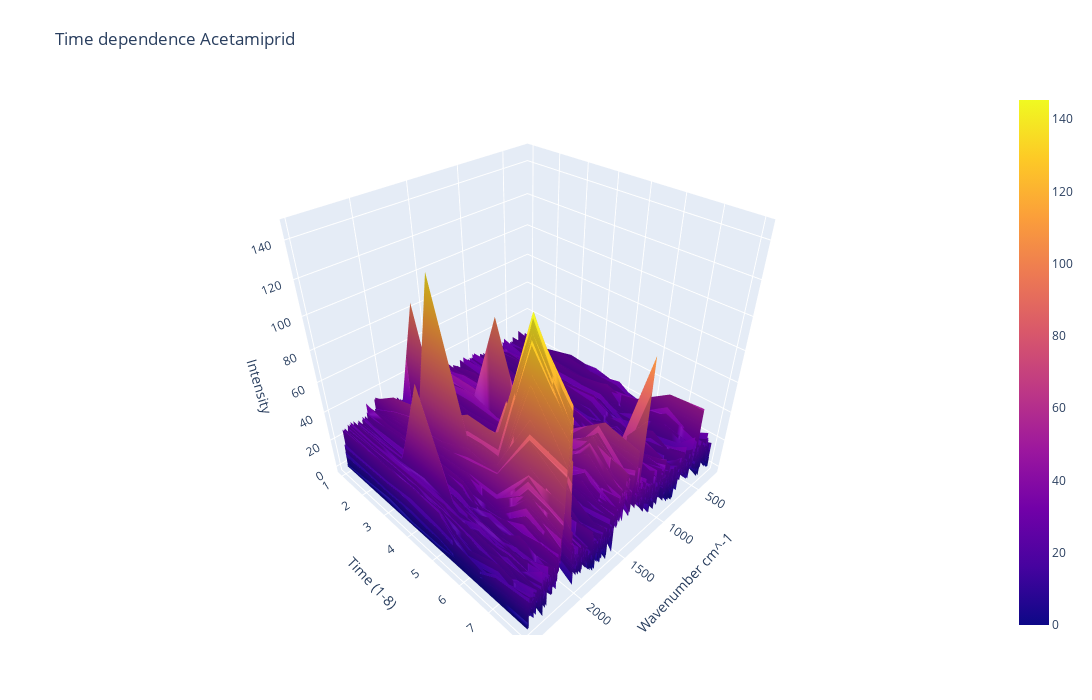

Notebook code for this chart:
### Code cell
fig.update_layout(title='Time dependence Acetamiprid', autosize=False,
                  width=1200, height=700,
                  margin=dict(l=65, r=50, b=65, t=90),scene=dict(
                  xaxis_title='Wavenumber cm^-1',
                  yaxis_title='Time (1-8)',
                  zaxis_title='Intensity'))
fig.update_yaxes(type="log")

### Figure 1 — Plotly figure (JSON) as saved in the notebook; plotly's stock layout.template omitted (floating-point values rounded to 4 significant figures; data arrays with more than 128 entries replaced by an {"elided": "..."} marker saying what was removed)
{"data": [{"type": "surface", "x": {"elided": "1410 float values"}, "y": [1, 2, 3, 4, 5, 6, 7, 8, 9], "z": {"elided": "8x1410 float values"}}], "layout": {"autosize": false, "height": 700, "margin": {"b": 65, "l": 65, "r": 50, "t": 90}, "scene": {"aspectmode": "auto", "aspectratio": {"x": 1, "y": 1, "z": 1}, "xaxis": {"title": {"text": "Wavenumber cm^-1"}, "type": "linear"}, "yaxis": {"title": {"text": "Time (1-8)"}, "type": "linear"}, "zaxis": {"title": {"text": "Intensity"}, "type": "linear"}}, "title": {"text": "Time dependence Acetamiprid"}, "width": 1200, "yaxis": {"type": "log"}}}
